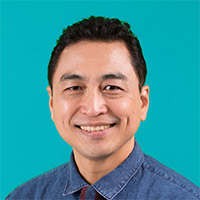
#> input picture src/image_processing/david.jpg, 200 x 200 px
$ python binary.py
#> lines starting #> are read from the running program, lines starting #| are printed output that depends on the picture; after the words box and inside, x2 and y2 are one past the last pixel; in counts of white or black regions, pixels touching at a corner belong together
from PIL import Image


im = Image.open("david.jpg")
#> im is the input picture: PIL image 200x200 RGB; mean R, G, B 65.8, 149.4, 154.7
rgb_im = im.convert("RGB")

size = rgb_im.size
#> size = (200, 200)
im2 = Image.new("RGB", size)
#> im2: PIL image 200x200 RGB; every value is 0

for y in range(size[1]):
    for x in range(size[0]):

        r,g,b = rgb_im.getpixel((x, y))

        ave = (r + g + b) // 3

        if ave > 125:
            im2.putpixel((x, y), (255, 255, 255, 0))
        else:
            im2.putpixel((x, y), (0, 0, 0, 0))
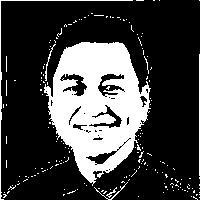
#> im2: PIL image 200x200 RGB; 25% white; 183 white regions (176 under 20 px), largest, box (x1, y1, x2, y2) and area: (44, 42, 151, 186) 8872, (0, 0, 133, 200) 367, (199, 54, 200, 176) 122


im2.show()
im2.save('david_binary.jpg', quality=95)
